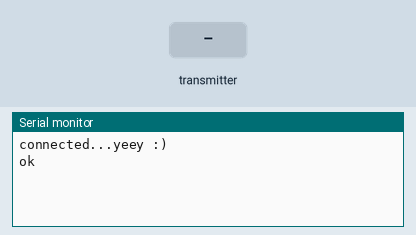
A sketch run on a simulated ESP8266 (NodeMCU). Shown: the last lines printed to the serial monitor. Inputs (shaded band) come from the test bench. WiFi joins after 1.5 s; servers stay silent unless stated; no radio packets arrive unless stated.

Above: at 2.7 s.
2.8 s: the transmitter starts sending data.0 = 0
At 2.93 s:
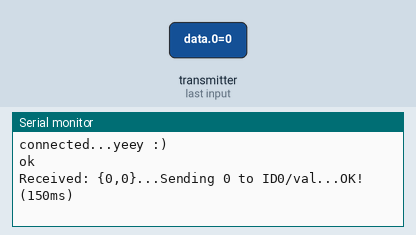
4.7 s: the transmitter starts sending data.1 = 64
At 4.89 s:
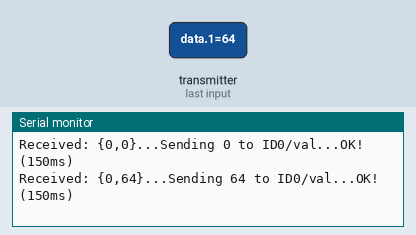
7.7 s: the transmitter starts sending data.0 = 64
At 7.91 s:
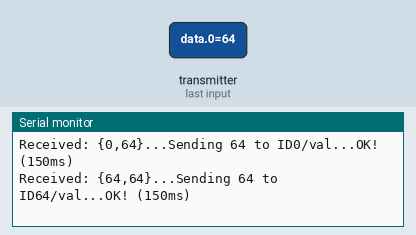
9.2 s: the transmitter starts sending data.1 = 0
At 9.41 s:
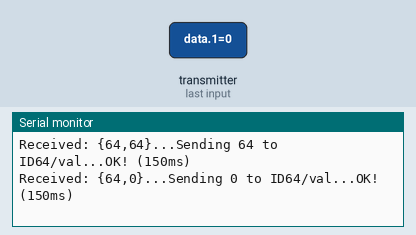

The sketch:

gateway.ino
```cpp
#if defined(ESP32)
  #include <WiFi.h>
#elif defined(ESP8266)
  #include <ESP8266WiFi.h>
#endif
#include <Firebase_ESP_Client.h>
#include <WiFiManager.h>

//Provide the token generation process info.
#include "addons/TokenHelper.h"
//Provide the RTDB payload printing info and other helper functions.
#include "addons/RTDBHelper.h"

#define WIFI_MANAGER // COMMENT IF USING REGULAR WIFI LOGON
// Insert your network credentials
#define WIFI_SSID "YOUR_WIFI_NETWORK_NAME" // REQUIRED IF WIFI_MANAGER NOT DEFINED
#define WIFI_PASSWORD "YOUR_WIFI_PASSWORD"

// Insert Firebase project API Key
#define API_KEY "YOUR_API_KEY"

// Insert RTDB URLefine the RTDB URL */
#define DATABASE_URL "YOUR_REALTIME_DATABASE_URL"

//Define Firebase Data object
FirebaseData fbdo;

FirebaseAuth auth;
FirebaseConfig config;

unsigned long sendDataPrevMillis = 0;
int count = 0;
bool signupOK = false;

#include <SPI.h>
#include "printf.h"
#include "RF24.h"

#define CE_PIN 2
#define CSN_PIN 4
RF24 radio(CE_PIN, CSN_PIN);

uint8_t address[][6] = {"1Node", "2Node"};
bool radioNumber = 0; // 0 uses address[0] to transmit, 1 uses address[1] to transmit
uint8_t data[2];

String arrToStr(uint8_t arr[], int len) {
  String str = "{";
  for (int i = 0; i < len; i++) {
    str += (String) arr[i];
    if (i != len - 1)
      str += ",";
  }
  str += "}";
  return str;
}

void radioInit() {
  if (!radio.begin()) {
    Serial.println("radio hardware is not responding!!");
    while (1) {} // hold in infinite loop
  }

  radio.setPALevel(RF24_PA_LOW);  // RF24_PA_MAX is default.
  radio.setPayloadSize(sizeof(data)); // float datatype occupies 4 bytes
  radio.openWritingPipe(address[radioNumber]);     // always uses pipe 0
  radio.openReadingPipe(1, address[!radioNumber]); // using pipe 1
  radio.startListening();
}

void printRadioDetails() {
   printf_begin();             // needed only once for printing details
//   radio.printDetails();       // (smaller) function that prints raw register values
   radio.printPrettyDetails(); // (larger) function that prints human readable data
}

void setup(){
  Serial.begin(115200);
  firebaseInit();
  radioInit();
  printRadioDetails();
}

void loop(){
  uint8_t pipe;
    if (radio.available(&pipe)) {             // is there a data? get the pipe number that recieved it
      uint8_t bytes = radio.getPayloadSize(); // get the size of the data
      radio.read(&data, bytes);            // fetch data from FIFO
      Serial.print("Received: ");
//      Serial.print(bytes);                    // print the size of the data
//      Serial.print(" bytes on pipe ");
//      Serial.print(pipe);                     // print the pipe number
//      Serial.print(": ");
      Serial.print(arrToStr(data,sizeof(data)));
      Serial.print("...");
      // print the data's value
      if (Firebase.ready() && signupOK){
        sendFirebaseData();
      }
    }
}

void firebaseInit() {
  #ifdef WIFI_MANAGER
    setupWifiManager();
  #else
    setupWifi();
  #endif
  /* Assign the api key (required) */
  config.api_key = API_KEY;

  /* Assign the RTDB URL (required) */
  config.database_url = DATABASE_URL;

  /* Sign up */
  if (Firebase.signUp(&config, &auth, "", "")){
    Serial.println("ok");
    signupOK = true;
  }
  else{
    Serial.printf("%s\n", config.signer.signupError.message.c_str());
  }

  /* Assign the callback function for the long running token generation task */
  config.token_status_callback = tokenStatusCallback; //see addons/TokenHelper.h

  Firebase.begin(&config, &auth);
  Firebase.reconnectWiFi(true);
}

#ifdef WIFI_MANAGER
void setupWifiManager() {
  WiFi.mode(WIFI_STA);
  WiFiManager wm;
//    wm.resetSettings();
  bool res;
    // res = wm.autoConnect(); // auto generated AP name from chipid
    // res = wm.autoConnect("AutoConnectAP"); // anonymous ap
    res = wm.autoConnect("NodeMCU",""); // password protected ap

    if(!res) {
        Serial.println("Failed to connect");
        // ESP.restart();
    }
    else {
        //if you get here you have connected to the WiFi
        Serial.println("connected...yeey :)");
    }
}
#else
void setupWifi() {
  WiFi.begin(WIFI_SSID, WIFI_PASSWORD);
  Serial.print("Connecting to Wi-Fi");
  while (WiFi.status() != WL_CONNECTED){
    Serial.print(".");
    delay(300);
  }
  Serial.println();
  Serial.print("Connected with IP: ");
  Serial.println(WiFi.localIP());
  Serial.println();
}
#endif

void sendFirebaseData() {
  String deviceName = "ID" + (String) data[0];
  String target = deviceName + "/val";
  Serial.print("Sending " + (String) data[1] + " to " + target);
  Serial.print("...");
  unsigned long start_timer = millis();
  if (Firebase.RTDB.setInt(&fbdo, target, data[1])){
    unsigned long end_timer = millis();
      Serial.print("OK! (");
      Serial.print(end_timer - start_timer);
      Serial.println("ms)");
    }
    else {
      Serial.print("failed: ");
      Serial.println(fbdo.errorReason());
    }
}
```

Measured:
- after the input at 2.8 s, the serial monitor: prints a new line at once (image 1)
- after the input at 4.7 s, the serial monitor: prints a new line after 0.06 s (image 2)
- after the input at 7.7 s, the serial monitor: prints a new line after 0.07 s (image 3)
- after the input at 9.2 s, the serial monitor: prints a new line after 0.08 s (image 4)
